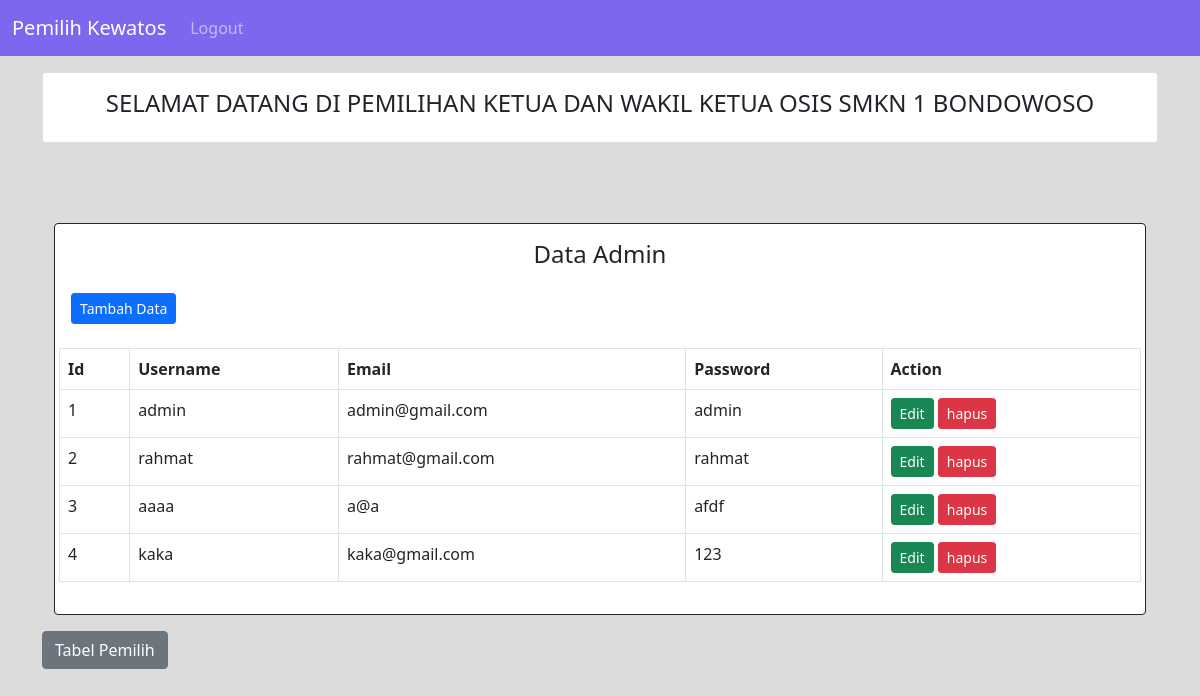
Screenshot of /index.php/admin with the database file from the repository.
### tables this page shows
CREATE TABLE `tb_user` (
  `id_user` int(11) NOT NULL,
  `username` varchar(50) NOT NULL,
  `email` varchar(30) NOT NULL,
  `password` varchar(100) NOT NULL
);

### application/controllers/Admin.php (called while the page is built, shortened)
<?php
class Admin extends CI_Controller
{
	public function __construct()
	{
		$this->load->model('Admin_m', 'user');
	}
	public function index()
	{
        $data['title'] = 'user';
        $data['user'] = $this->user->get_data();
		$this->load->view('admin/dashboard',$data);
	}
}

### index.php (called while the page is built, shortened)
<?php
require_once BASEPATH.'core/CodeIgniter.php';

### application/models/Admin_m.php (called while the page is built, shortened)
<?php
class Admin_m extends CI_Model {
	public function get_data()
	{
		return $this->db->get('tb_user')->result_array();
	}
}

### application/views/admin/dashboard.php (the view, shortened to what this page needs)
<!doctype html>
<html lang="en">
<head>
  <link href="<?= base_url('bootstrap/css/bootstrap.min.css'); ?>" rel="stylesheet">
</head>
<body style="background-color: gainsboro;">
  <nav class="navbar navbar-expand-lg navbar-dark" style="background-color:mediumslateblue;">
    <div class="container-fluid">
      <a class="navbar-brand" href="#">Pemilih Kewatos</a>
      <div class="collapse navbar-collapse" id="navbarNavDropdown">
        <ul class="navbar-nav ml-auto">
          <li class="nav-item active">
            <a class="nav-link" href="<?= base_url('auth/logout') ?>">Logout <span class="sr-only"></span></a>
          </li>
        </ul>
      </div>
    </div>
  </nav>
  <div class="container">
    <div class="card mt-3">
      <div class="card-body">
        <h4 align="center">SELAMAT DATANG DI PEMILIHAN KETUA DAN WAKIL KETUA OSIS SMKN 1 BONDOWOSO</h4>
      </div>
    </div>
    <div class="card-responsive mt-4 border-3 border-dark ">
      <div class="card-body">
      </div>
      <div class="container">
        <div class="card mt-4 bordered-3 border-dark">
          <div class="card-body">
              <h4 align="center">Data Admin</h4>
            <a href="<?= base_url('Admin/tambah_user') ?>" class="btn btn-primary btn-sm mt-3"><i class="fas fa-plus"></i> Tambah Data</a>
            <div class="row">
              <table class="table mt-4 table-hover table-bordered">
                <thead>
                  <tr>
                    <th scope="col">Id</th>
                    <th scope="col">Username</th>
                    <th scope="col">Email</th>
                    <th scope="col">Password </th>
                    <th scope="col">Action</th>
                  </tr>
                </thead>
                <?php $no = 1;
                foreach ($user as $ssw) : ?>
                  <tbody>
                    <tr>
                      <td><?= $no++ ?></td>
                      <td><?= $ssw['username'] ?></td>
                      <td><?= $ssw['email'] ?></td>
                      <td><?= $ssw['password'] ?></td>
                      <td>
                        <a href="<?= base_url('admin/edit/') ?><?= $ssw['id_user'];  ?>" class="btn btn-success btn-sm">Edit<i class="fas fa-trash"></i></a>
                        <a href="<?= base_url('Admin/hapus/') ?><?= $ssw['id_user'];  ?>" class="btn btn-danger btn-sm" onclick="return confirm('Apakah anda yakin ingin menghapus data?')">hapus<i class="fas fa-trash"></i></a>
                      </td>
                    </tr>
                  </tbody>
                <?php endforeach ?>
              </table>
            </div>
          </div>
        </div>
      </div>
    </div>
    <a href="<?= base_url('siswa'); ?>" class="btn btn-secondary mt-3">Tabel Pemilih</a>
</body>
</html>

### rows the page displays
tb_user: username "admin", email "admin@gmail.com", password "admin"
tb_user: username "rahmat", email "rahmat@gmail.com", password "rahmat"
tb_user: username "aaaa", email "a@a", password "afdf"
tb_user: username "kaka", email "kaka@gmail.com", password "123"
